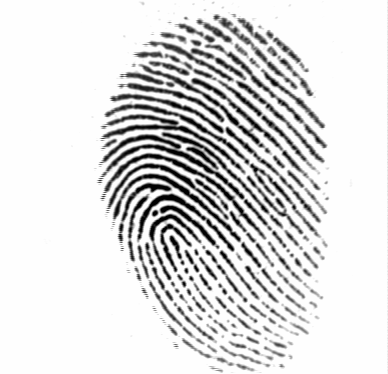
#> input picture database/101_1.tif, 388 x 374 px
$ python -i match.py   (imports and definitions only)   (older library calls are emulated)
#> lines starting #> are read from the running program, lines starting #| are printed output that depends on the picture; after the words box and inside, x2 and y2 are one past the last pixel; in counts of white or black regions, pixels touching at a corner belong together
#> further down, picture is the input picture: shape (374, 388); min 1, max 254, mean 220.7
import cv2
import os
import sys
import numpy
import matplotlib.pyplot as plt
#from enhance import image_enhance
from skimage.morphology import skeletonize, thin

# os.chdir("/Users/YASH/OneDrive - vit.ac.in/Desktop/BIOMETRICS-PROJECT/")

def removedot(invertThin):
    temp0 = numpy.array(invertThin[:])
    temp0 = numpy.array(temp0)
    temp1 = temp0/255
    temp2 = numpy.array(temp1)
    temp3 = numpy.array(temp2)

    enhanced_img = numpy.array(temp0)
    filter0 = numpy.zeros((10,10))
    W,H = temp0.shape[:2]
    filtersize = 6

    for i in range(W - filtersize):
        for j in range(H - filtersize):
            filter0 = temp1[i:i + filtersize,j:j + filtersize]

            flag = 0
            if sum(filter0[:,0]) == 0:
                flag +=1
            if sum(filter0[:,filtersize - 1]) == 0:
                flag +=1
            if sum(filter0[0,:]) == 0:
                flag +=1
            if sum(filter0[filtersize - 1,:]) == 0:
                flag +=1
            if flag > 3:
                temp2[i:i + filtersize, j:j + filtersize] = numpy.zeros((filtersize, filtersize))

    return temp2


def get_descriptors(img):
	clahe = cv2.createCLAHE(clipLimit=2.0, tileGridSize=(8,8))
	img = clahe.apply(img)
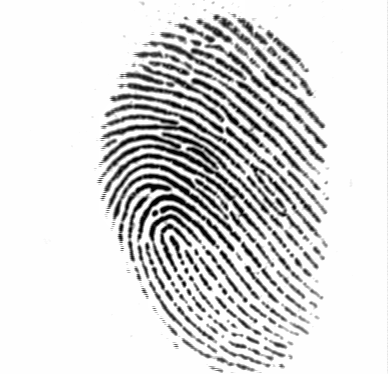
#> img: shape (374, 388); min 1, max 255, mean 217.9
	#img = image_enhance.image_enhance(img)
	img = numpy.array(img, dtype=numpy.uint8)
	# Threshold
	ret, img = cv2.threshold(img, 127, 255, cv2.THRESH_BINARY_INV | cv2.THRESH_OTSU)
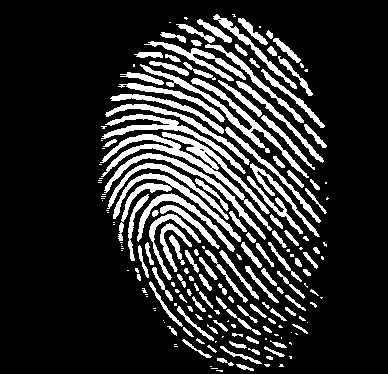
#> img: shape (374, 388); 17.9% white; 194 white regions (75 under 20 px), largest, box (x1, y1, x2, y2) and area: (100, 132, 272, 231) 2362, (140, 64, 309, 178) 1580, (101, 114, 246, 174) 1129
#> ret = 164
	# Normalize to 0 and 1 range
	img[img == 255] = 1
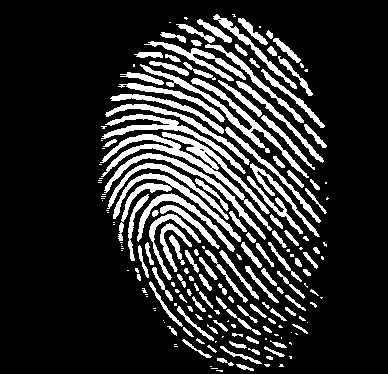
#> img: shape (374, 388); values 0 (black) and 1 (white), 17.9% white; 194 white regions (75 under 20 px), largest, box (x1, y1, x2, y2) and area: (100, 132, 272, 231) 2362, (140, 64, 309, 178) 1580, (101, 114, 246, 174) 1129

	#Thinning
	skeleton = skeletonize(img)
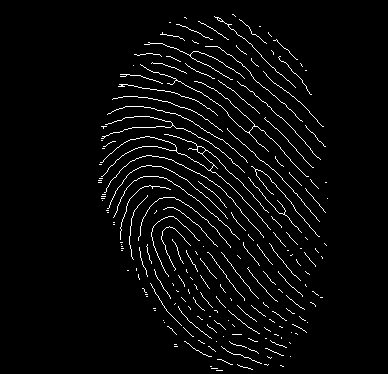
#> skeleton: shape (374, 388) bool; 3.4% white in thin lines or dots, all inside (x1, y1, x2, y2) = (98, 14, 328, 371)
	skeleton = numpy.array(skeleton, dtype=numpy.uint8)
	skeleton = removedot(skeleton)
#> after the loop in removedot, `for i in range(W - filtersize):`:
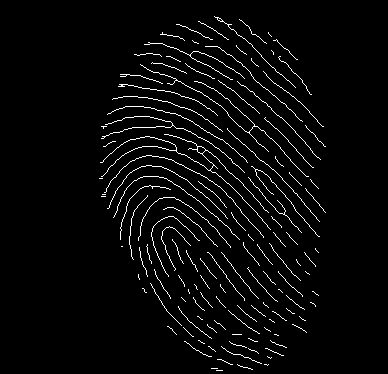
#> temp2: shape (374, 388) float64; values 0 (black) and 0.00392 (white), 3.3% white in thin lines or dots, all inside (x1, y1, x2, y2) = (99, 16, 326, 371)
	# Harris corners
	harris_corners = cv2.cornerHarris(img, 3, 3, 0.04)
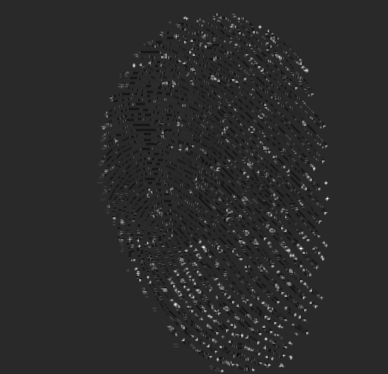
#> harris_corners: shape (374, 388) float32; min -9.46e-12, max 4.85e-11, mean 3.2e-13; drawn with min black and max white
	harris_normalized = cv2.normalize(harris_corners, 0, 255, norm_type=cv2.NORM_MINMAX, dtype=cv2.CV_32FC1)
	threshold_harris = 125
	# Extract keypoints
	keypoints = []
	for x in range(0, harris_normalized.shape[0]):
		for y in range(0, harris_normalized.shape[1]):
			if harris_normalized[x][y] > threshold_harris:
				keypoints.append(cv2.KeyPoint(y, x, 1))
	# Define descriptor
	orb = cv2.ORB_create()
	# Compute descriptors
	__, des = orb.compute(img, keypoints)
	return (keypoints, des)


def match(image1,image2):
	s="database/"+str(image1)
	s1="database/"+str(image2)
	img1 = cv2.imread(s, cv2.IMREAD_GRAYSCALE)
	kp1, des1 = get_descriptors(img1)


	img2 = cv2.imread(s1, cv2.IMREAD_GRAYSCALE)
	kp2, des2 = get_descriptors(img2)

	# Matching between descriptors
	bf = cv2.BFMatcher(cv2.NORM_HAMMING, crossCheck=True)
	matches = sorted(bf.match(des1, des2), key= lambda match:match.distance)
	# Plot keypoints
	img4 = cv2.drawKeypoints(img1, kp1, outImage=None)
	img5 = cv2.drawKeypoints(img2, kp2, outImage=None)
	f, axarr = plt.subplots(1,2)
	axarr[0].imshow(img4)
	axarr[1].imshow(img5)
	plt.show()
	# Plot matches
	img3 = cv2.drawMatches(img1, kp1, img2, kp2, matches, flags=2, outImg=None)
	plt.imshow(img3)
	plt.show()

	# Calculate score
	score = 0
	for match in matches:
		score += match.distance
	score_threshold = 33
	if score/len(matches) < score_threshold:
		print("match")
		return True

	else:
		print("NOOOOO")
		return False


# [5 lines of commented-out code are left out]

>>> import cv2
>>> picture = cv2.imread('database/101_1.tif', cv2.IMREAD_GRAYSCALE)
>>> result = get_descriptors(picture)

$ run again, on database/101_2.tif
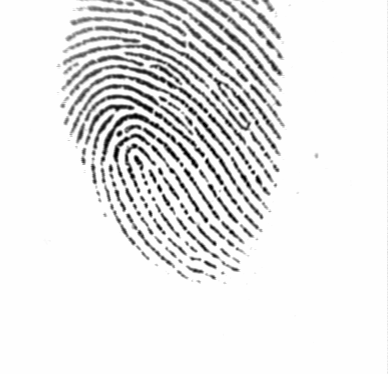
#> input picture database/101_2.tif, 388 x 374 px
#> picture is the input picture: shape (374, 388); min 1, max 254, mean 231.9
#> in get_descriptors, `ret, img = cv2.threshold(img, 127, 255, cv2.THRESH_BINARY_INV | cv2.TH..`:
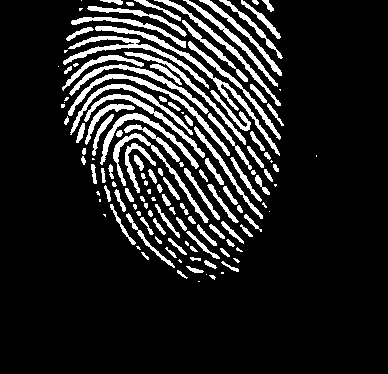
#> img: shape (374, 388); 13.8% white; 137 white regions (35 under 20 px), largest, box (x1, y1, x2, y2) and area: (95, 26, 280, 156) 1131, (63, 36, 209, 89) 967, (68, 74, 230, 156) 948
#> ret = 171
#> skeleton: shape (374, 388) bool; 2.7% white in thin lines or dots, all inside (x1, y1, x2, y2) = (58, 0, 317, 282)
#> in get_descriptors, `harris_corners = cv2.cornerHarris(img, 3, 3, 0.04)`:
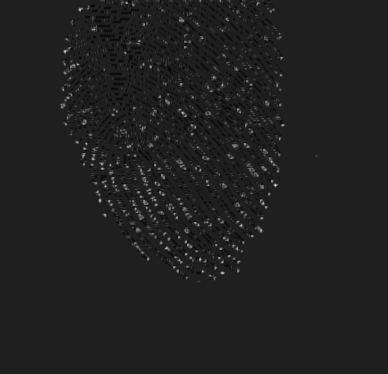
#> harris_corners: shape (374, 388) float32; min -7.23e-12, max 5.21e-11, mean 2.44e-13; drawn with min black and max white

$ run again, on database/101_3.tif
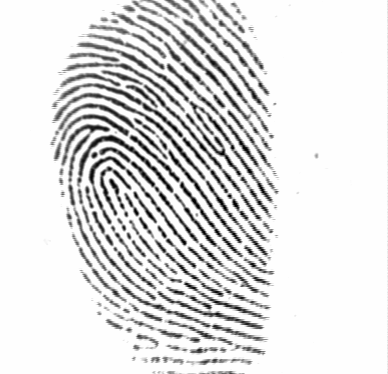
#> input picture database/101_3.tif, 388 x 374 px
#> picture is the input picture: shape (374, 388); min 1, max 254, mean 223.6
#> in get_descriptors, `ret, img = cv2.threshold(img, 127, 255, cv2.THRESH_BINARY_INV | cv2.TH..`:
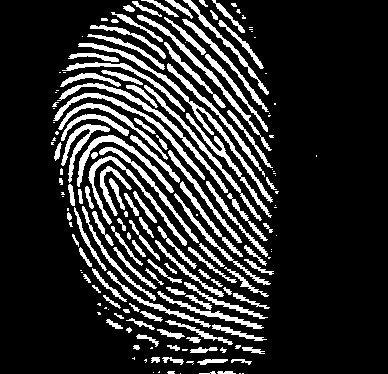
#> img: shape (374, 388); 18.2% white; 177 white regions (59 under 20 px), largest, box (x1, y1, x2, y2) and area: (78, 43, 273, 203) 1218, (57, 83, 228, 193) 971, (53, 93, 205, 180) 871
#> ret = 170
#> skeleton: shape (374, 388) bool; 3.9% white in thin lines or dots, all inside (x1, y1, x2, y2) = (52, 0, 317, 374)
#> in get_descriptors, `harris_corners = cv2.cornerHarris(img, 3, 3, 0.04)`:
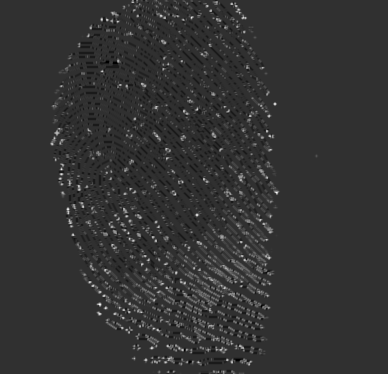
#> harris_corners: shape (374, 388) float32; min -9.46e-12, max 4.03e-11, mean 5.32e-13; drawn with min black and max white

$ run again, on database/101_4.tif
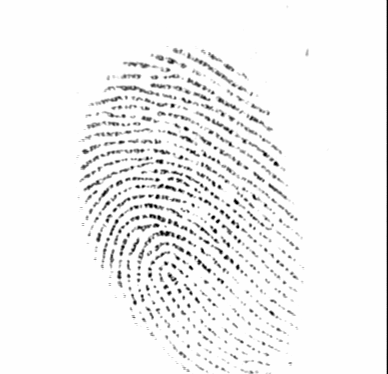
#> input picture database/101_4.tif, 388 x 374 px
#> picture is the input picture: shape (374, 388); min 1, max 254, mean 242.4
#> in get_descriptors, `ret, img = cv2.threshold(img, 127, 255, cv2.THRESH_BINARY_INV | cv2.TH..`:
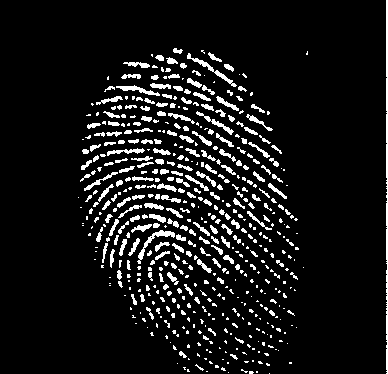
#> img: shape (374, 388); 8.8% white; 530 white regions (322 under 20 px), largest, box (x1, y1, x2, y2) and area: (386, 0, 388, 374) 699, (137, 230, 175, 264) 223, (187, 53, 237, 87) 214
#> ret = 183
#> skeleton: shape (374, 388) bool; 2.4% white in thin lines or dots, all inside (x1, y1, x2, y2) = (78, 1, 388, 374)
#> in get_descriptors, `harris_corners = cv2.cornerHarris(img, 3, 3, 0.04)`:
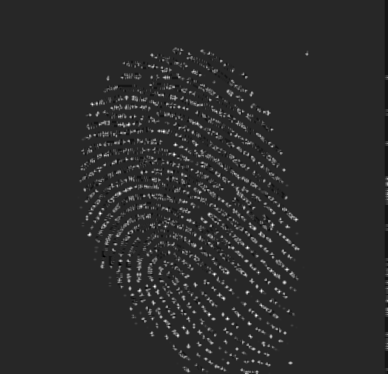
#> harris_corners: shape (374, 388) float32; min -9.46e-12, max 5.21e-11, mean 1.23e-12; drawn with min black and max white
